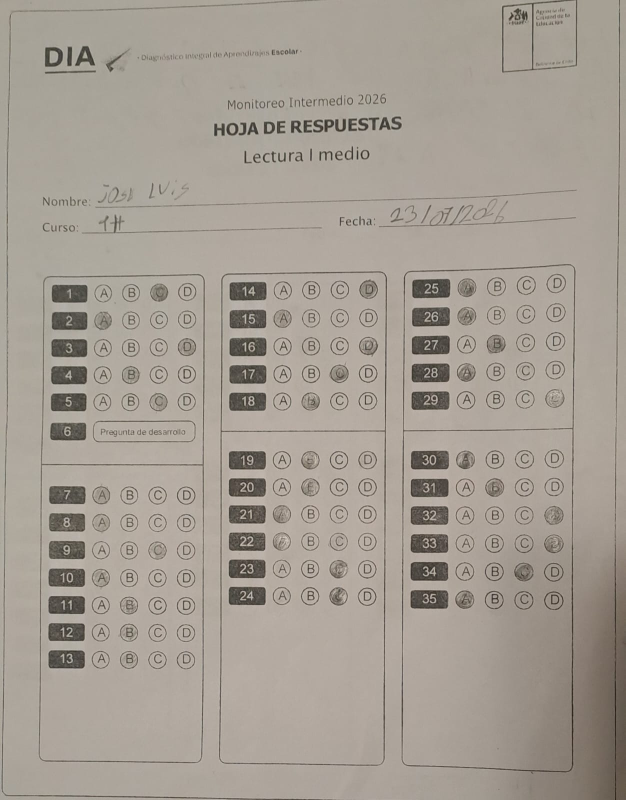
#> input picture tests/data/omr/hoja_dia_lectura_1medio.jpg, 1251 x 1600 px (shown at 1/2 size); its folder holds only this picture in this run
$ python -i omr.py   (imports and definitions only)
#> lines starting #> are read from the running program, lines starting #| are printed output that depends on the picture; after the words box and inside, x2 and y2 are one past the last pixel; in counts of white or black regions, pixels touching at a corner belong together
#> further down, picture is the input picture: shape (1600, 1251, 3); mean B, G, R 147.4, 157.2, 165
"""
Motor OMR (Optical Mark Recognition) para la plantilla "PLANTILLA DE HOJA DE
RESPUESTAS" — detecta automaticamente que alternativa (A-E) marco el estudiante
en cada fila de la tabla RESPUESTAS. Este motor es la ÚNICA fuente de las
respuestas: Claude Vision NUNCA lee ni confirma burbujas (la app la usa solo
para transcribir nombre/RUT de la cabecera, una tarea completamente aparte).
Las preguntas que el motor no logra determinar con confianza quedan como
"dudosas" para que la persona las revise a mano en la app -- ninguna IA
adivina ni corrige una lectura de burbujas.

Diseño: en vez de coordenadas de pixel fijas (fragil ante fotos de celular con
angulos/distancias distintas), todo se deriva de la propia imagen:
  1. localizar el bloque RESPUESTAS (umbral adaptativo + contornos: el bloque es
     el mayor recuadro "solido" del documento) -- solo si la imagen es la hoja
     completa; si ya viene recortada (modo "solo_respuestas" o las mitades
     izq/der que genera la propia app) se usa la imagen entera directamente;
  2. si se localizo, enderezarlo con una transformacion de perspectiva a partir
     de sus 4 esquinas;
  3. ubicar la barra de encabezado (si existe) y las bandas de columnas (1 a 4,
     segun cuanto de la tabla se ve) por proyeccion de tinta -- probando varios
     umbrales de sensibilidad, y si ninguno logra distinguir suficientes huecos
     reales entre columnas (foto borrosa, poco contraste, muy comprimida),
     repartiendo el ancho de contenido en partes iguales en vez de fallar (la
     plantilla tiene columnas de ancho fijo por diseño). Esto nunca reescala ni
     comprime la imagen: solo cambia dónde se traza el límite de cada columna;
  4. ajustar, PARA CADA BANDA POR SEPARADO, una grilla de 20 filas x 5 columnas
     usando deteccion de circulos (Hough) + kmeans 1D -- robusta a que algunas
     burbujas no tengan ningun circulo detectable; si la foto es muy borrosa o
     pequeña y Hough no encuentra suficientes circulos en alguna banda puntual,
     esa banda cae a una grilla uniforme por proporciones (menos precisa pero
     nunca falla) sin afectar a las demás bandas. Las filas NO se comparten
     entre bandas a propósito: en pruebas con fotos reales, un ajuste global
     compartido llegó a acumular un corrimiento de una fila completa dentro de
     una sola columna, produciendo respuestas incorrectas con ALTA confianza en
     vez de quedar marcadas como dudosas -- el peor escenario posible. Ajustar
     cada banda por separado evita que un corrimiento en una columna contamine
     a las demás;
  5. medir cuanto mas oscura esta cada burbuja que el papel en blanco, comparando
     SIEMPRE dentro de la misma fila (igual que la regla que ya usa el prompt de
     Claude), y clasificar con umbrales configurables.

Validado contra fotos reales de celular (no plantillas escaneadas limpias): además
de identificar correctamente marcas fuertes, marcas débiles (con confianza más
baja) y preguntas dejadas en blanco, este ajuste por banda se agregó DESPUÉS de
encontrar mediante verificación manual (comparando contra la foto pregunta por
pregunta) que la grilla global previa podía desalinearse una fila completa a
partir de cierto punto de una columna -- ver commit que introdujo esta versión
para el detalle de cómo se detectó y qué caso real lo confirmó.
"""

import numpy as np
import cv2


# ─── Umbrales configurables (ajustables durante pruebas, no hardcodeados en la
# logica de clasificacion) ────────────────────────────────────────────────────
# Todos son relativos a una escala normalizada 0..1 = (oscuridad - oscuridad
# tipica del papel en blanco) / (oscuridad tipica de una marca - papel en blanco).
THRESHOLDS = {
    # confianza minima (norm_best) para considerar que SI hay una marca real
    "MIN_MARK_SCORE": 0.25,
    # margen minimo entre la mejor y la segunda mejor alternativa para no
    # considerarlo ambiguo/empate
    "AMBIGUOUS_MARGIN": 0.15,
    # margen a partir del cual se considera alta confianza (se usa directo, sin
    # marcar la pregunta como dudosa)
    "HIGH_CONFIDENCE_MARGIN": 0.30,
    # si dos alternativas superan este nivel de oscurecimiento ambas, se
    # considera "doble marca" aunque el margen entre ellas sea alto
    "DOUBLE_MARK_THRESHOLD": 0.55,
    # una pregunta "sin_marca" con omr_confidence por ENCIMA de este valor (pero
    # aun por debajo de MIN_MARK_SCORE) se trata como "posible marca muy débil"
    # y se marca igual como dudosa para revisión manual, en vez de asumir en
    # silencio que está en blanco
    "BLANK_REVIEW_MARGIN": 0.12,
}

N_FILAS_POR_BLOQUE = 20  # fijo por diseño de la plantilla impresa (igual que usa el prompt de Claude)
LETRAS = ["A", "B", "C", "D", "E"]


class OMRError(Exception):
    """Fallo irrecuperable de una etapa del pipeline OMR — la hoja queda sin
    resolver para completar a mano (nunca se reemplaza con una lectura de IA)."""


# ─── 1) Localizacion del bloque RESPUESTAS dentro de una hoja completa ───────

def detectar_bloque_respuestas(img_bgr: np.ndarray):
    """
    Devuelve los 4 puntos (rotados, en cualquier orden) del rectangulo que
    contiene la tabla RESPUESTAS dentro de una foto de la hoja completa, o None
    si no se encuentra con confianza suficiente (la hoja completa tiene ademas
    los bloques de identificacion/cedula, que son mas chicos y con menor
    fill_ratio que el bloque RESPUESTAS, el mayor recuadro "solido" del diseño).
    """
    gray = cv2.cvtColor(img_bgr, cv2.COLOR_BGR2GRAY)
    h, w = gray.shape
#> h = 1600; w = 1251
    th = cv2.adaptiveThreshold(gray, 255, cv2.ADAPTIVE_THRESH_GAUSSIAN_C,
                                cv2.THRESH_BINARY_INV, 35, 15)
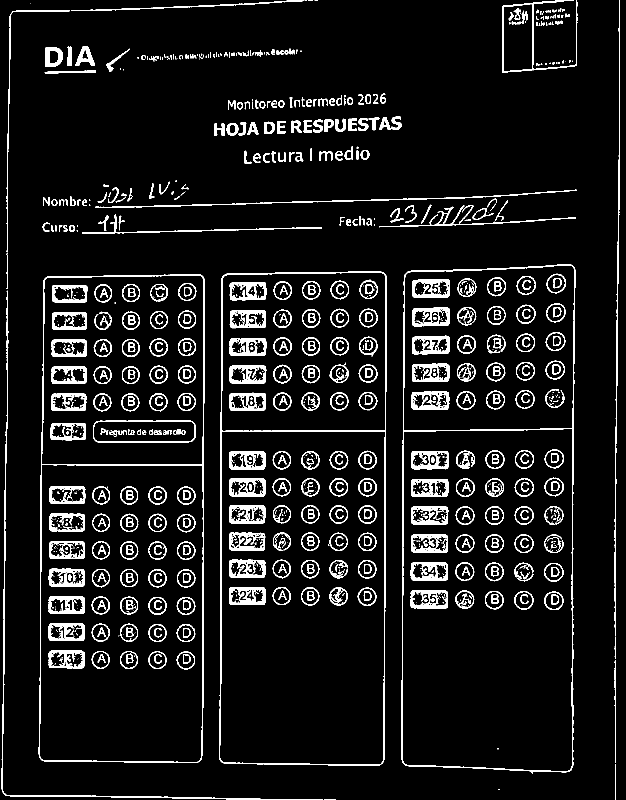
#> th: shape (1600, 1251) (shown at 1/2 size); 7.9% white; 1031 white regions (529 under 20 px), largest, box (x1, y1, x2, y2) and area: (803, 528, 1151, 1545) 7330, (438, 543, 774, 1532) 7209, (77, 548, 410, 1526) 7008
    kernel = cv2.getStructuringElement(cv2.MORPH_RECT, (9, 9))
    closed = cv2.morphologyEx(th, cv2.MORPH_CLOSE, kernel, iterations=2)
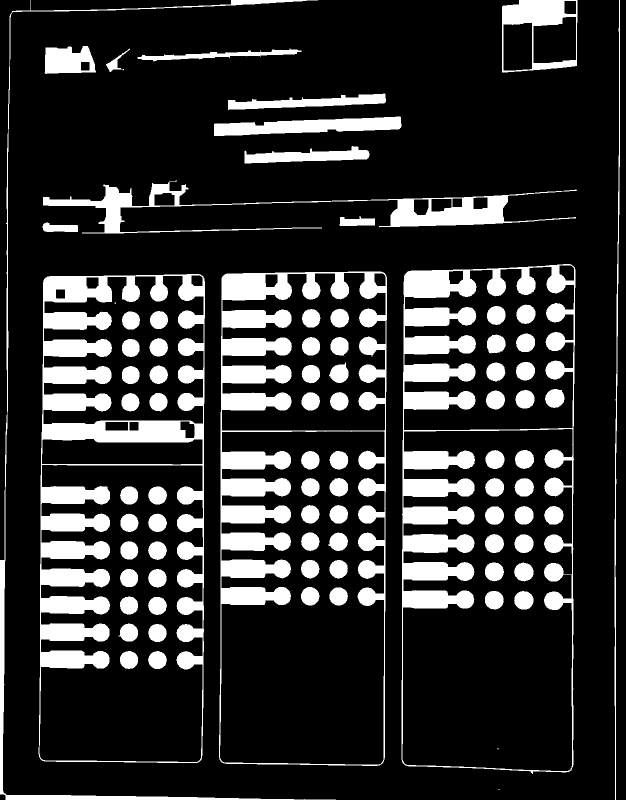
#> closed: shape (1600, 1251) (shown at 1/2 size); 18.9% white; 82 white regions (3 under 20 px)
    contours, _ = cv2.findContours(closed, cv2.RETR_LIST, cv2.CHAIN_APPROX_SIMPLE)
#> contours = 108 contours, 3 with area under 20; largest, box (x1, y1, x2, y2) and area: (803, 528, 1151, 1548) 341690, (438, 543, 774, 1532) 324015, (77, 548, 410, 1526) 316110, (804, 857, 1146, 1543) 196260, (439, 862, 770, 1530) 183791

    best, best_area = None, -1
    page_area = h * w
#> page_area = 2001600
    for c in contours:
        area = cv2.contourArea(c)
        if area < page_area * 0.03:  # descarta ruido pequeño
            continue
        rect = cv2.minAreaRect(c)
        (_, _), (rw, rh), _ = rect
        if rw < 1 or rh < 1:
            continue
        fill = area / (rw * rh)
        long_side, short_side = max(rw, rh), min(rw, rh)
        aspect = long_side / max(short_side, 1e-6)
        # el bloque RESPUESTAS es solido (fill alto) y moderadamente apaisado
        # (4 columnas una al lado de otra); evita capturar la hoja entera
        # (aspect muy alto / area ~ toda la pagina) o cajas chicas de cedula/ID.
        if fill > 0.55 and 1.0 < aspect < 2.6 and area < page_area * 0.6:
            if area > best_area:
                best_area, best = area, rect
#> this loop made 108 passes
#> (area, rw, rh, fill, long_side, short_side, aspect, best_area) on passes 38, 44, 45: (153582.5, 594.4, 326.1, 0.792, 594.4, 326.1, 1.82, 153582.5), (183791, 667.5, 328.2, 0.839, 667.5, 328.2, 2.03, 183791), (196259.5, 685.1, 340.1, 0.842, 685.1, 340.1, 2.01, 196259.5)
#> area on passes 3 to 8: 984.5, 979, 989.5, 995, 998, 986
#> after the loop, best_area = 196259.5
    if best is None:
        return None
    return cv2.boxPoints(best)


# [160 lines left out: functions _ordenar_puntos, enderezar_region, _bandas_por_gaps, detectar_header_y_bandas, _kmeans_1d, not called in this run]


def _y_centers_uniforme(bh: float, n_filas: int) -> np.ndarray:
    margen_y = bh * 0.02
    return np.linspace(margen_y, bh - margen_y, n_filas)


# [130 lines left out: functions ajustar_grilla, _oscuridad_celda, calcular_puntajes, clasificar_pregunta, recortar_pregunta, not called in this run]


# ─── 6) Diagnostico visual ────────────────────────────────────────────────────

COLOR_ALTA = (60, 180, 60)      # verde (BGR)
COLOR_MEDIA = (0, 200, 230)     # amarillo/naranjo
COLOR_AMBIGUA = (40, 40, 220)   # rojo
COLOR_BLANCO = (150, 150, 150)  # gris (sin marca, con confianza suficiente para no ser dudosa)

# [106 lines left out: functions anotar_diagnostico, analizar_imagen, not called in this run]

>>> import cv2
>>> picture = cv2.imread('tests/data/omr/hoja_dia_lectura_1medio.jpg')
>>> result = detectar_bloque_respuestas(picture)
#> result = [[1144, 1542.1], [803.9, 1541.5], [805, 856.5], [1145.1, 857]]

$ run again, on tests/data/omr/hoja_uso_exclusivo.jpg
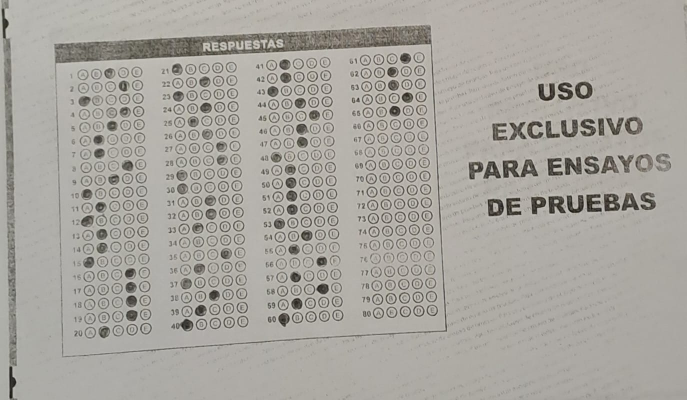
#> input picture tests/data/omr/hoja_uso_exclusivo.jpg, 1374 x 800 px (shown at 1/2 size)
#> picture is the input picture: shape (800, 1374, 3); mean B, G, R 158.8, 165, 168.1
#> in detectar_bloque_respuestas, `th = cv2.adaptiveThreshold(gray, 255, cv2.ADAPTIVE_THRESH_GAUSSIAN_C, ..`:
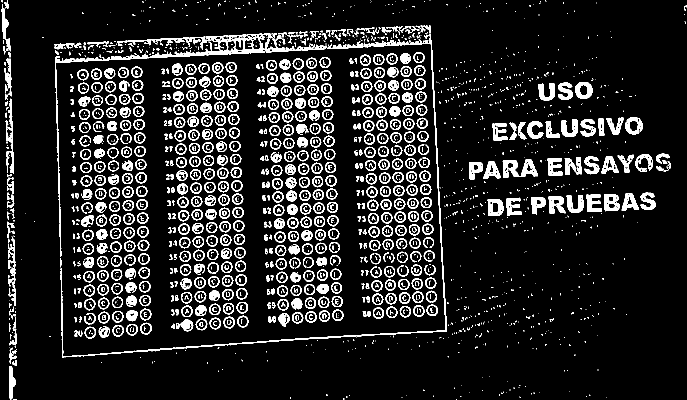
#> th: shape (800, 1374) (shown at 1/2 size); 11.9% white; 2202 white regions (1357 under 20 px), largest, box (x1, y1, x2, y2) and area: (110, 67, 654, 191) 6286, (124, 69, 894, 715) 4907, (11, 197, 28, 348) 934
#> in detectar_bloque_respuestas, `closed = cv2.morphologyEx(th, cv2.MORPH_CLOSE, kernel, iterations=2)`:
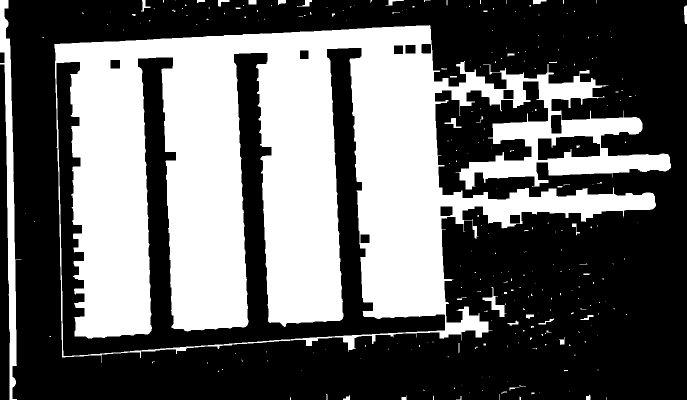
#> closed: shape (800, 1374) (shown at 1/2 size); 39.3% white; 272 white regions (226 under 20 px)
#> contours = 284 contours, 245 with area under 20; largest, box (x1, y1, x2, y2) and area: (108, 50, 1342, 726) 532772, (112, 95, 891, 713) 115506, (0, 0, 43, 800) 9867, (1075, 271, 1201, 321) 4782, (1101, 229, 1124, 268) 798
#> the loop in detectar_bloque_respuestas, `for c in contours:` made 284 passes
#> (area, rw, rh, fill, long_side, short_side, aspect, best_area) on pass 220: (532772, 1233, 645.3, 0.67, 1233, 645.3, 1.91, 532772)
#> after the loop in detectar_bloque_respuestas, `for c in contours:`: best_area = 532772
#> result = [[124.6, 728.4], [95.93, 83.75], [1327.7, 28.9], [1356.4, 673.6]]

$ run again, on tests/data/omr/hoja_calibracion.png
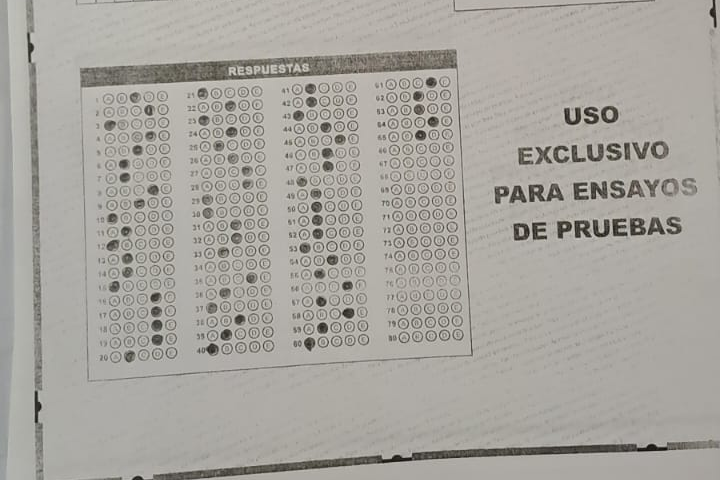
#> input picture tests/data/omr/hoja_calibracion.png, 720 x 480 px
#> picture is the input picture: shape (480, 720, 3); mean B, G, R 158.8, 164.9, 167.8
#> in detectar_bloque_respuestas, `th = cv2.adaptiveThreshold(gray, 255, cv2.ADAPTIVE_THRESH_GAUSSIAN_C, ..`:
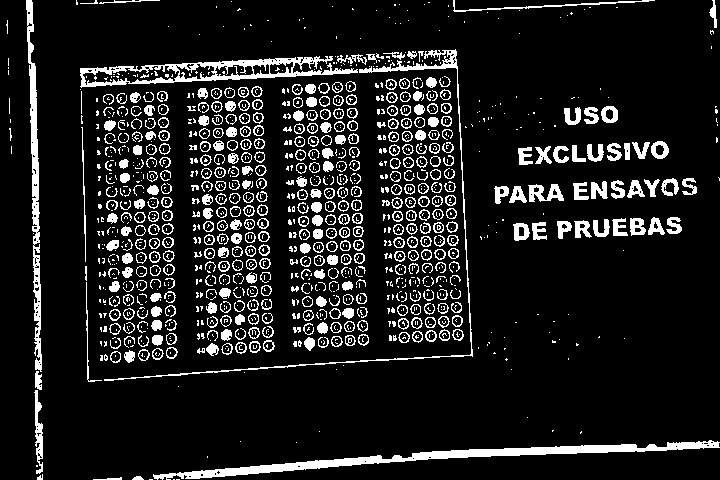
#> th: shape (480, 720); 12% white; 1361 white regions (913 under 20 px), largest, box (x1, y1, x2, y2) and area: (153, 440, 720, 480) 4011, (80, 56, 358, 88) 2639, (26, 0, 42, 372) 2101
#> in detectar_bloque_respuestas, `closed = cv2.morphologyEx(th, cv2.MORPH_CLOSE, kernel, iterations=2)`:
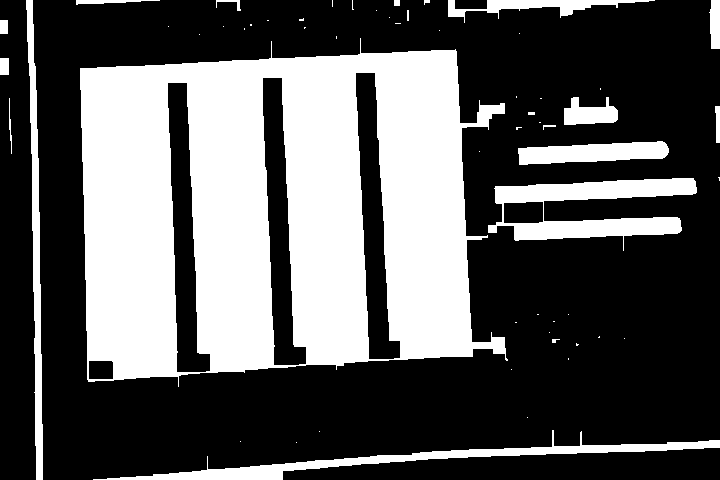
#> closed: shape (480, 720); 35.4% white; 57 white regions (37 under 20 px)
#> contours = 62 contours, 43 with area under 20; largest, box (x1, y1, x2, y2) and area: (80, 38, 508, 387) 118221, (488, 178, 697, 251) 6942, (167, 82, 211, 373) 6248, (355, 72, 401, 360) 6210, (262, 77, 307, 366) 6172
#> the loop in detectar_bloque_respuestas, `for c in contours:` made 62 passes
#> (area, rw, rh, fill, long_side, short_side, aspect, best_area) on pass 37: (118221, 423.5, 343.5, 0.813, 423.5, 343.5, 1.23, 118221)
#> after the loop in detectar_bloque_respuestas, `for c in contours:`: best_area = 118221
#> result = [[87.22, 388.2], [78.93, 44.78], [502.3, 34.56], [510.6, 378]]
